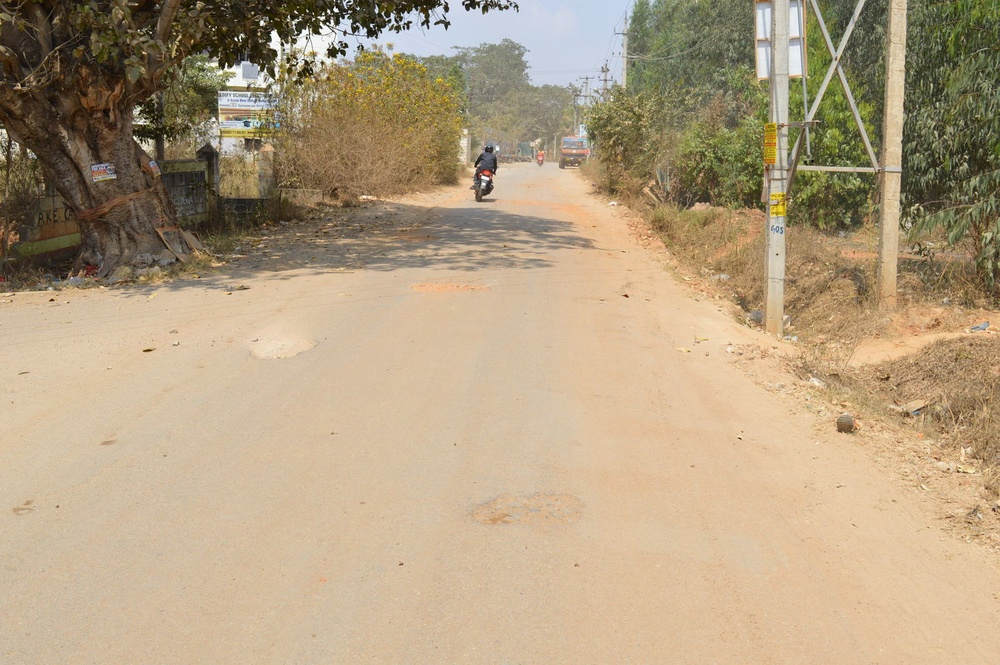
#> input picture Image_Preprocessing/src/data/road_cam_10.jpg, 1000 x 665 px, shrunk from 1504 x 1000 before the run, given in place of dataset.mp4, which was not available
$ python get_output.py
#> lines starting #> are read from the running program, lines starting #| are printed output that depends on the picture; after the words box and inside, x2 and y2 are one past the last pixel; in counts of white or black regions, pixels touching at a corner belong together; pictures that were not available may be replaced by others from this repository, and a replacement may not be noted
import cv2
import matplotlib.pyplot as plt
import numpy as np
import os


cap = cv2.VideoCapture('dataset.mp4')
width = int(cap.get(cv2.CAP_PROP_FRAME_WIDTH) + 0.5)
height = int(cap.get(cv2.CAP_PROP_FRAME_HEIGHT) + 0.5)
fourcc = cv2.VideoWriter_fourcc(*'mp4v')
out = cv2.VideoWriter('output.mp4', fourcc, 20.0, (width, height))

while(1):
    ret, frame = cap.read()
#> frame is the input picture: shape (665, 1000, 3); mean B, G, R 129, 158.4, 178.1
    img = frame
    rgb = img[:,:,::-1]
    hsv = cv2.cvtColor(img, cv2.COLOR_BGR2HSV)
#> hsv: shape (665, 1000, 3); mean H, S, V 21.7, 77.9, 179.1
    ret, otzu = cv2.threshold(hsv[:, :, 2], 0, 255, cv2.THRESH_BINARY_INV+cv2.THRESH_OTSU)
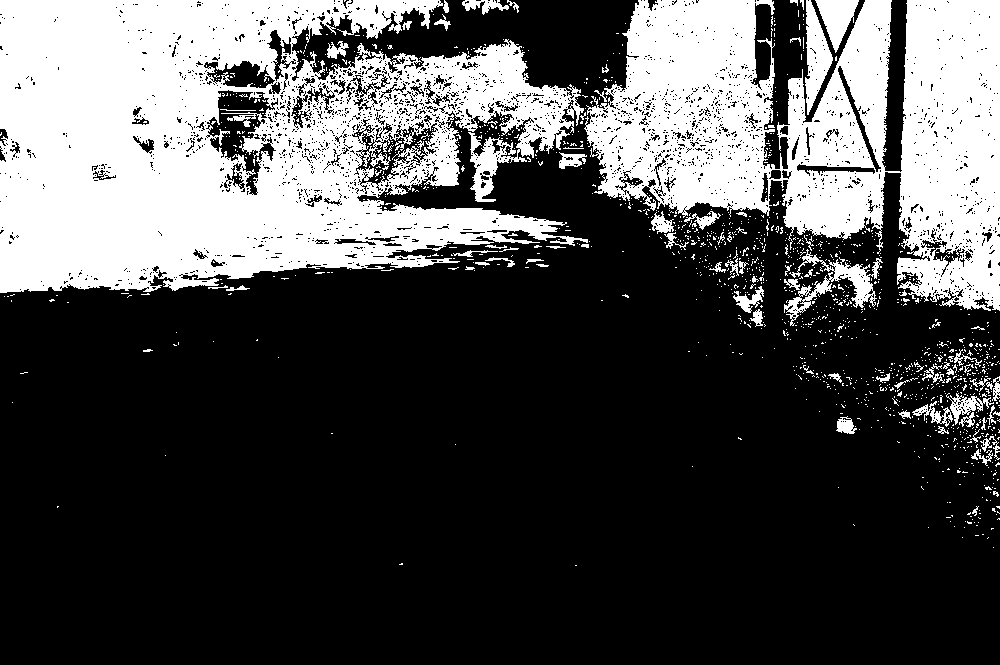
#> otzu: shape (665, 1000); 30.7% white; 1340 white regions (1260 under 20 px), largest, box (x1, y1, x2, y2) and area: (0, 0, 588, 293) 116225, (584, 0, 1000, 311) 73169, (784, 249, 883, 326) 1876
#> ret = 157

    h = otzu.shape[0]
    otzu[:int(h/5)] = 255
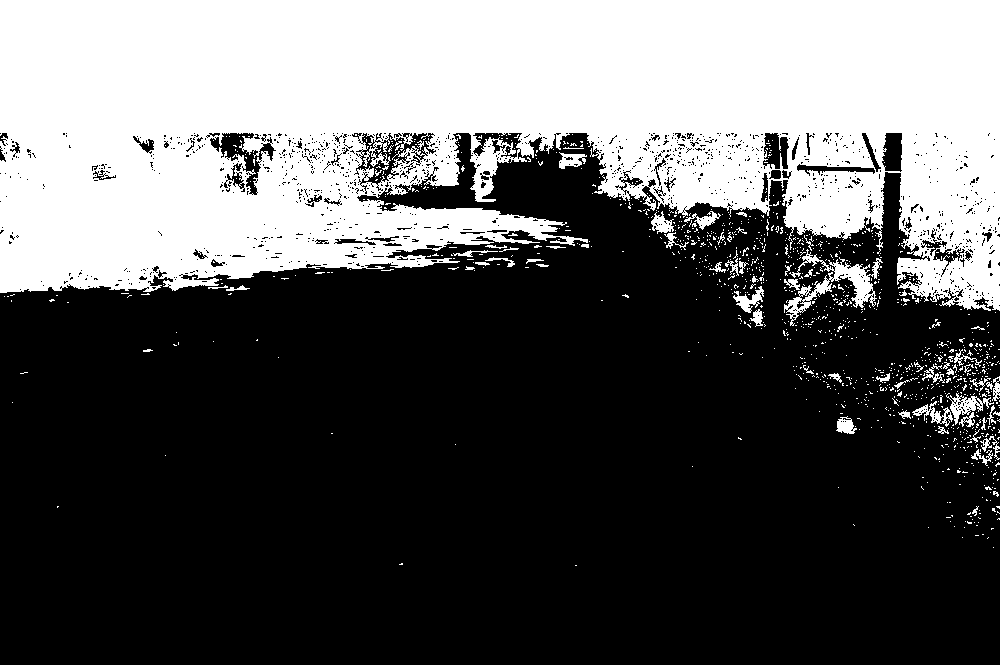
#> otzu: shape (665, 1000); 36.2% white; 1152 white regions (1087 under 20 px), largest, box (x1, y1, x2, y2) and area: (0, 0, 1000, 311) 230683, (784, 249, 883, 326) 1876, (946, 393, 994, 425) 493
    kernel17 = np.ones((17, 17), np.uint8)
    closing17 = cv2.morphologyEx(otzu, cv2.MORPH_CLOSE, kernel17)
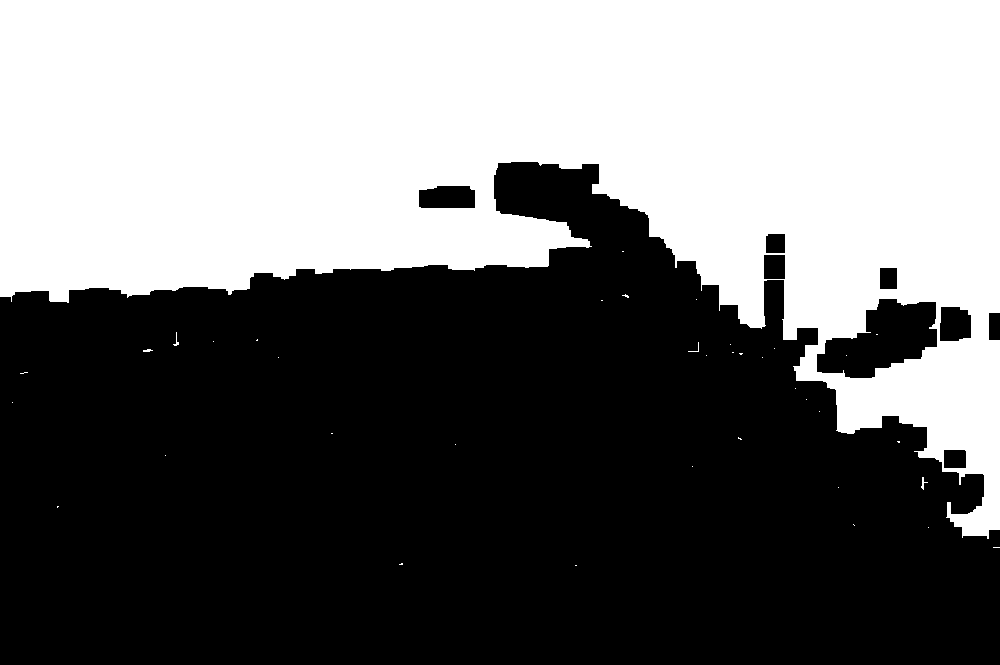
#> closing17: shape (665, 1000); 44% white; 38 white regions (33 under 20 px), largest, box (x1, y1, x2, y2) and area: (0, 0, 1000, 539) 292162, (921, 477, 928, 490) 31, (173, 332, 179, 346) 25, (143, 349, 153, 352) 21, (688, 342, 699, 352) 20
    opening17 = cv2.morphologyEx(closing17, cv2.MORPH_OPEN, kernel17)
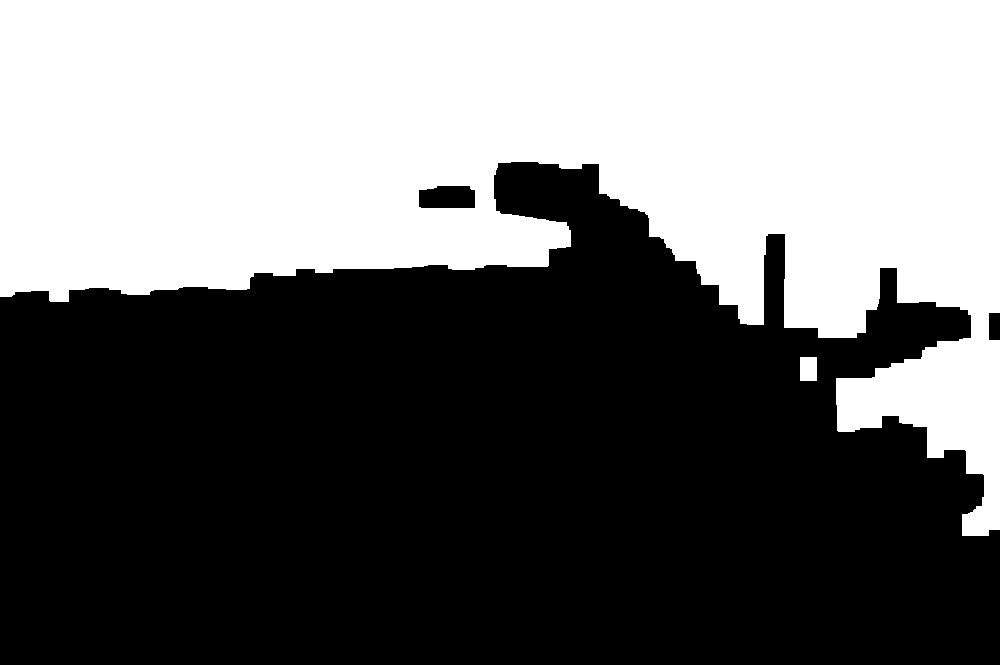
#> opening17: shape (665, 1000); 43.6% white; 2 white regions, box (x1, y1, x2, y2) and area: (0, 0, 1000, 536) 289586, (800, 357, 817, 381) 408
    output = np.array(frame, copy=True)
    mask_inv = cv2.bitwise_not(opening17)
    road = cv2.bitwise_and(output, output, mask=mask_inv)
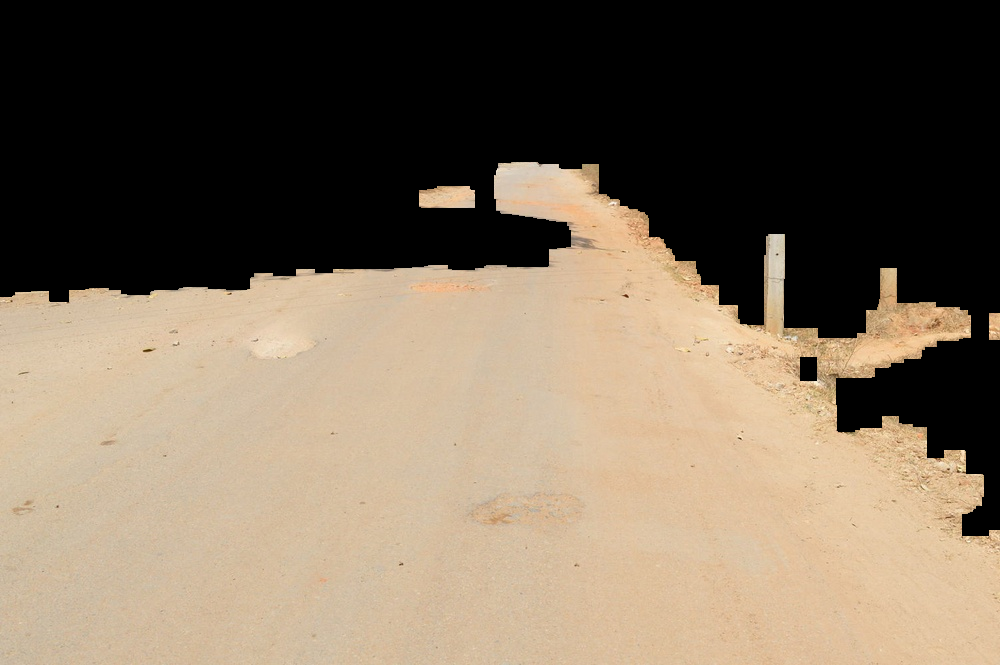
#> road: shape (665, 1000, 3); mean B, G, R 89.9, 107.9, 122.6

    # cv2.imshow("original", frame)
    # cv2.imshow("processed", road)

#> (the run stopped early here; a loop or call above may not have finished)

$ run again, on Image_Preprocessing/src/data/road_cam_11.jpg
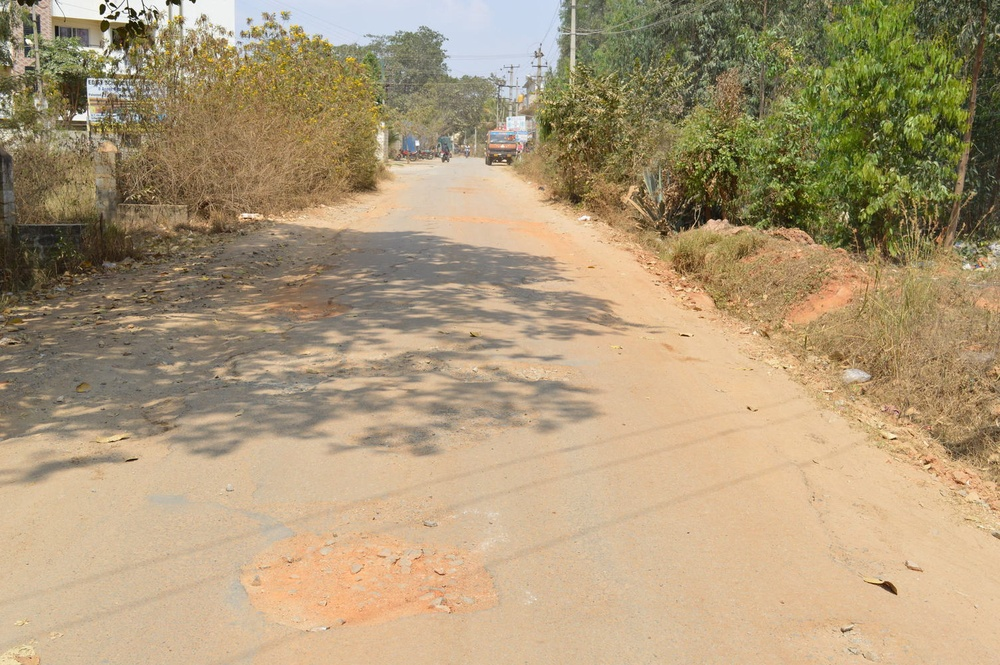
#> input picture Image_Preprocessing/src/data/road_cam_11.jpg, 1000 x 665 px, shrunk from 1504 x 1000 before the run, given in place of dataset.mp4, which was not available
#> frame is the input picture: shape (665, 1000, 3); mean B, G, R 120.4, 153.4, 173.2
#> hsv: shape (665, 1000, 3); mean H, S, V 22.4, 84.5, 174.8
#> `ret, otzu = cv2.threshold(hsv[:, :, 2], 0, 255, cv2.THRESH_BINARY_INV+..`:
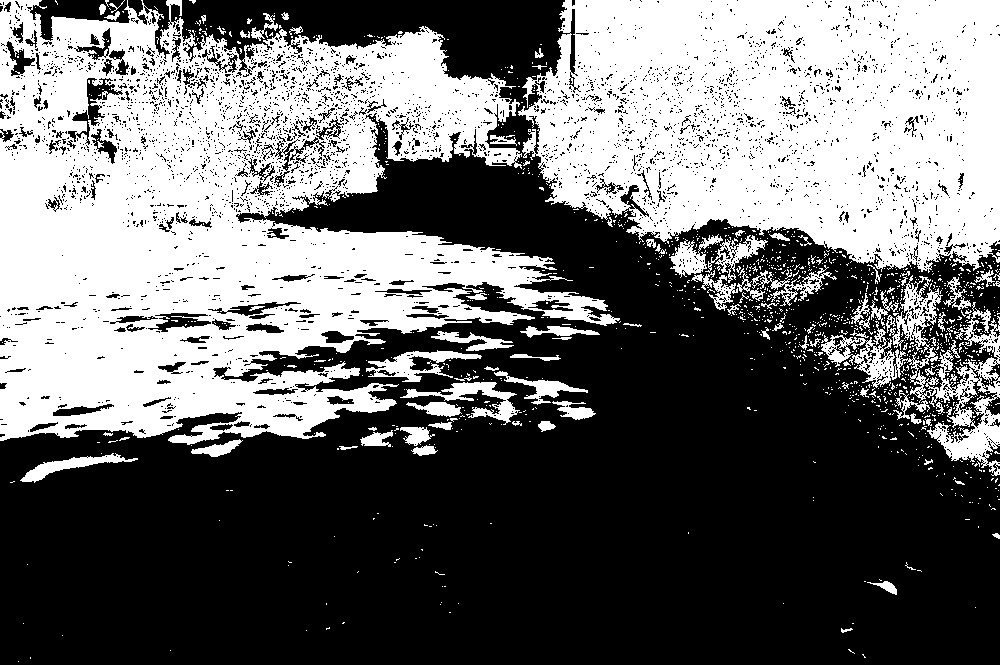
#> otzu: shape (665, 1000); 42.3% white; 1263 white regions (1170 under 20 px), largest, box (x1, y1, x2, y2) and area: (0, 0, 620, 445) 151502, (518, 0, 1000, 273) 102356, (821, 275, 1000, 476) 8558
#> ret = 167
#> closing17: shape (665, 1000); 57.8% white; 7 black regions, largest, box (x1, y1, x2, y2) and area: (0, 158, 1000, 665) 275840, (799, 278, 860, 321) 1649, (386, 332, 431, 354) 890
#> opening17: shape (665, 1000); 57.5% white; 6 black regions, box (x1, y1, x2, y2) and area: (0, 158, 1000, 665) 279075, (799, 278, 860, 321) 1655, (386, 332, 431, 354) 892, (389, 406, 426, 427) 723, (422, 375, 441, 392) 323, (349, 350, 366, 367) 289
#> `road = cv2.bitwise_and(output, output, mask=mask_inv)`:
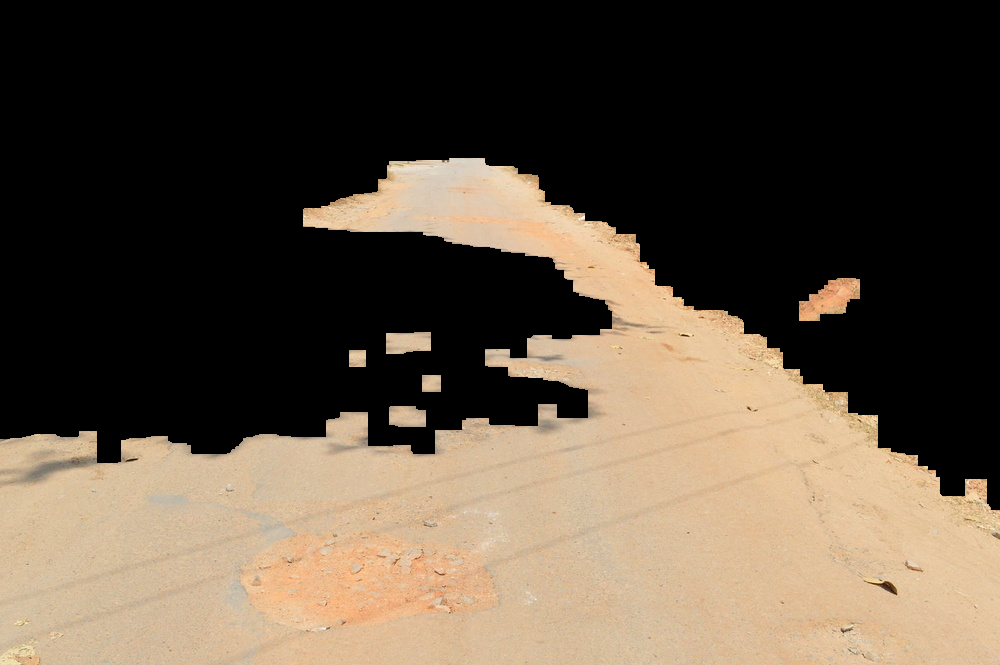
#> road: shape (665, 1000, 3); mean B, G, R 65.4, 80.6, 93.6

$ run again, on Image_Preprocessing/src/data/road_cam_12.jpg
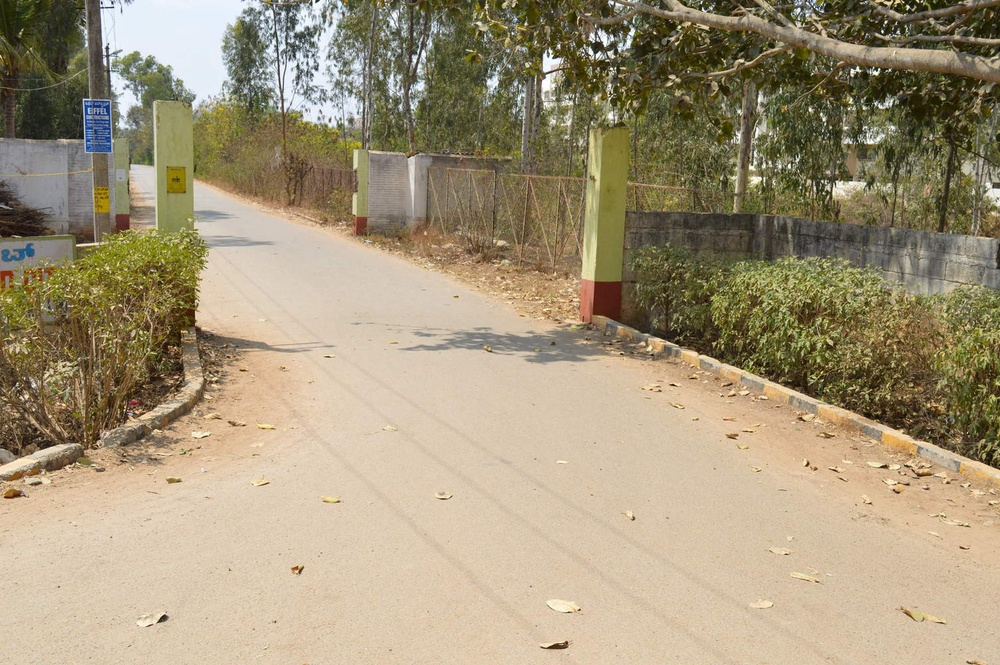
#> input picture Image_Preprocessing/src/data/road_cam_12.jpg, 1000 x 665 px, shrunk from 1504 x 1000 before the run, given in place of dataset.mp4, which was not available
#> frame is the input picture: shape (665, 1000, 3); mean B, G, R 121.7, 149.6, 163.4
#> hsv: shape (665, 1000, 3); mean H, S, V 24.8, 78.8, 164.5
#> `ret, otzu = cv2.threshold(hsv[:, :, 2], 0, 255, cv2.THRESH_BINARY_INV+..`:
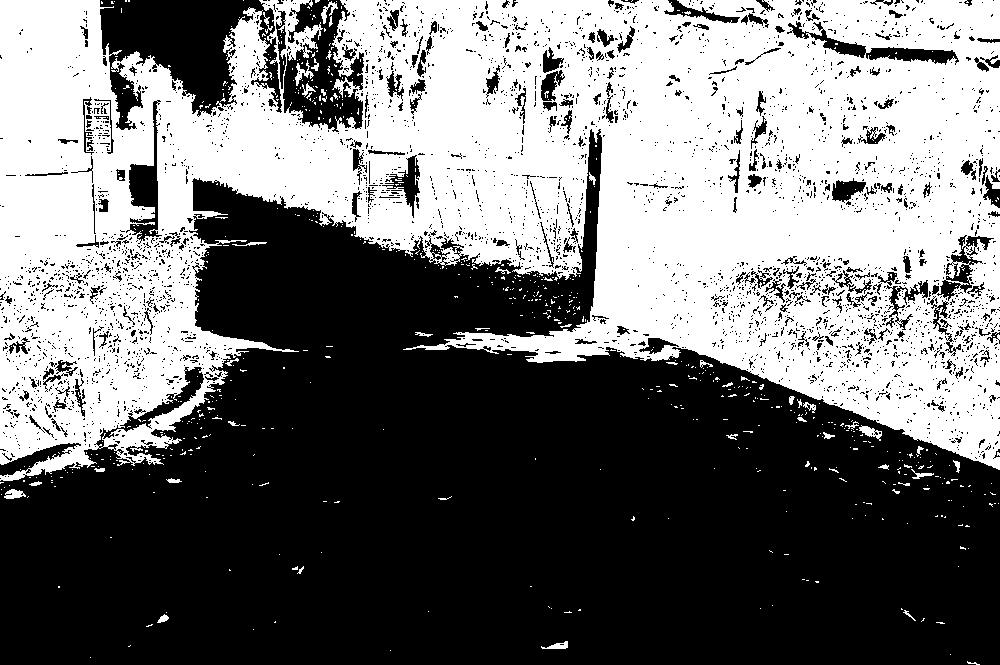
#> otzu: shape (665, 1000); 44.9% white; 711 white regions (667 under 20 px), largest, box (x1, y1, x2, y2) and area: (0, 0, 1000, 481) 294149, (295, 60, 314, 86) 161, (859, 425, 882, 441) 158
#> ret = 158
#> closing17: shape (665, 1000); 56.1% white; 2 black regions, box (x1, y1, x2, y2) and area: (0, 182, 1000, 665) 290781, (130, 166, 158, 206) 1060
#> opening17: shape (665, 1000); 55.5% white; 2 black regions, box (x1, y1, x2, y2) and area: (0, 182, 1000, 665) 294964, (130, 166, 158, 206) 1060
#> `road = cv2.bitwise_and(output, output, mask=mask_inv)`:
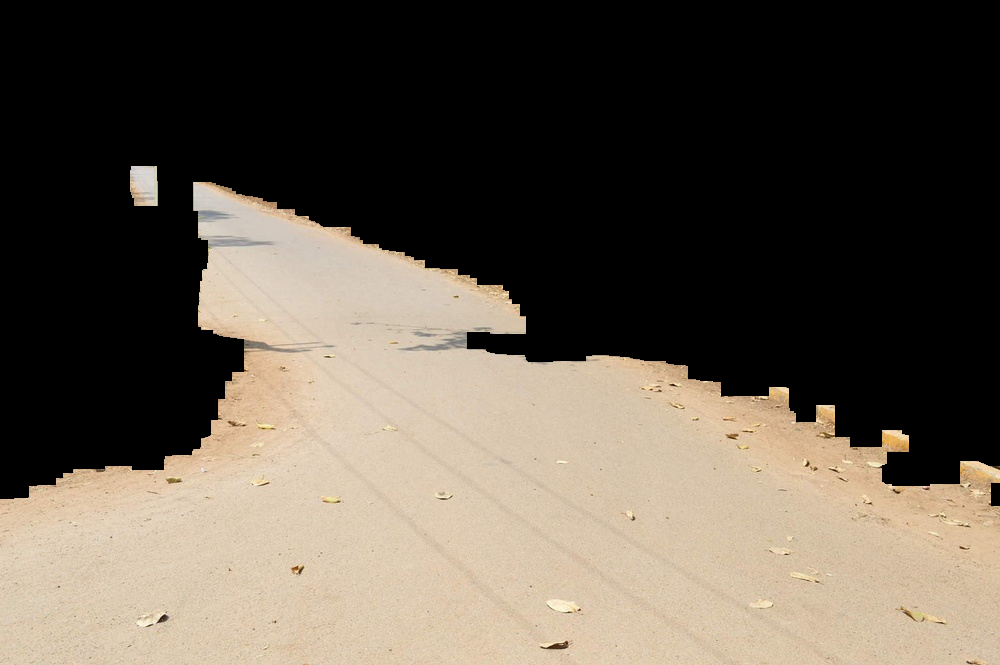
#> road: shape (665, 1000, 3); mean B, G, R 76.2, 88, 97.2
